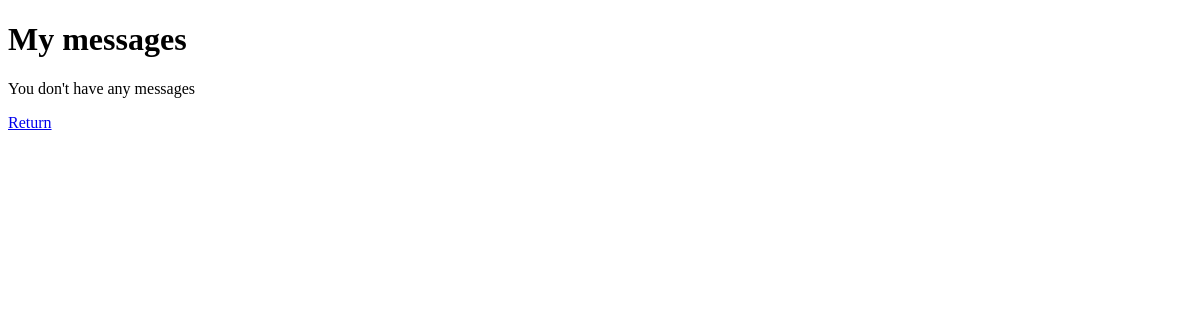
Page /posts/inbox/ (signed in) on the earlier database version.
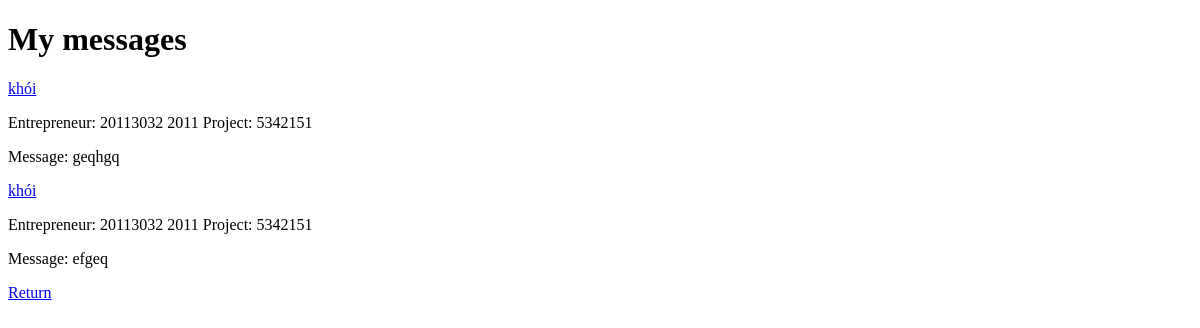
Same page on the later database version.
### posts/models.py (models this page shows, shortened)
class Message(models.Model):
    sender=models.ForeignKey(User, related_name='%(class)s_sender', on_delete=models.CASCADE)
    recipient=models.ForeignKey(User, related_name='%(class)s_recipient', on_delete=models.CASCADE)
    project=models.ForeignKey(Project, on_delete=models.CASCADE)
    title=models.CharField(max_length=30)
    message=models.CharField(max_length=2000)

class Client(models.Model):
    user=models.OneToOneField(User, on_delete=models.CASCADE)
    firstname=models.CharField(max_length=200)
    lastname=models.CharField(max_length=200)
    usertype=models.CharField(max_length=200)
    projects=models.ManyToManyField(Project)

class Project(models.Model):
    user=models.ForeignKey(User, on_delete=models.CASCADE)
    projectname=models.CharField(max_length=100)
    description=models.CharField(max_length=2000)
    value=models.DecimalField(max_digits=12, decimal_places=2)

### posts/views.py (the view)
@csrf_protect
def inbox(request):
    user=request.user
    client = Client.objects.filter()
    template = get_template('emprendedor/inbox.html')
    variables = {
    'messages':Message.objects.filter(recipient=user),
    'clients':Client.objects.filter()
    }
    return HttpResponse(template.render(variables,request))

### posts/templates/emprendedor/inbox.html (shortened to what this page needs)
{% extends "base.html" %}
{% block head %}My messages{% endblock %}
{% block content %}
{% if messages.count > 0 %}
{% for message in messages%}
<div>
  <a href="/posts/answer/{{message.id}}/">{{ message.title }}</a></h1>
  {% for client in clients %}
  {% if message.sender == client.user %}
    {% if client.usertype == '1' %}
    <p>Backer: {{ client.firstname }} {{ client.lastname }} Project: {{ message.project.projectname }}</p>
    {% else %}
    <p>Entrepreneur: {{ client.firstname }} {{ client.lastname }} Project: {{ message.project.projectname }}</p>
    {% endif %}
  {% endif %}
  {% endfor %}
  <p>Message: {{ message.message |truncatewords:"10"}}</p>
</div>
{% endfor %}
{% else %}
<p>You don't have any messages</p>
{% endif %}
<a href="/posts/home/">Return</a>
{% endblock %}

Differences in the rows shown:
added Message: title "khói", project.projectname "5342151", message "geqhgq"
added Client: firstname "20113032", lastname "2011"
added Message: title "khói", project.projectname "5342151", message "efgeq"
Other differences:
text no longer shown: "You don't have any messages"
